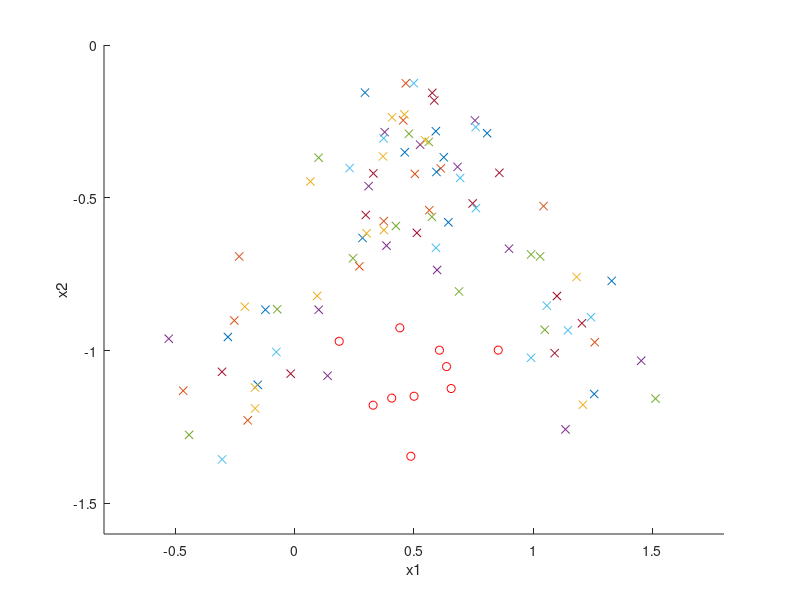

Recreate this plot in MATLAB. (Note: this script raises an error after producing the figure.)
% 1. SP z NEU
% Marketa Jedlickova

% Inicializace
clc
clear all

data = load('tren_m.txt');

x1 = data(:,1);   % první vstup
x2 = data(:,2);   % druhý vstup
u  = data(:,3);   % požadovaný výstup

% Vykreslení dat
figure(1)
hold on;
for i = 1:100
    if u(i)==1
        plot(x1(i),x2(i), 'x');
    else
        plot(x1(i),x2(i), 'or');
    end
end
xlim([-0.8;1.8]);
xlabel('x1')
ylim([-1.6;0]);
ylabel('x2')

% Trénování sítì
% Dimenze: vstupni vektor I je 2, I.vrstva J je 4 a výstupni vektor M je 1

% Inicializace
x = [x1,x2];
w = [rand(1)*2-1, rand(1)*2-1;
    rand(1)*2-1, rand(1)*2-1;
    rand(1)*2-1, rand(1)*2-1; 
    rand(1)*2-1, rand(1)*2-1];                             % JxI nahodna cisla v rozmezi -1 a 1
v = [rand(1)*2-1, rand(1)*2-1, rand(1)*2-1, rand(1)*2-1];  % MxJ
b = [rand(1)*2-1;
    rand(1)*2-1;
    rand(1)*2-1;
    rand(1)*2-1];                                          % J
d =  rand(1)*2-1;                                          % M

save('inicializace.mat','w','v','b','d');

load('inicializace.mat');

lambda = 0.2;
c = 1.5;                  % konstanta uèení
Emax = 0.01;              % !!!!!  maximalni povolena chyba
p = 10000;                % !!!!!  pocet trenovacich cyklu
E = 0;     

% pocatecni chyba

% Výpocet odezvy

for q = 1 : p
    for k = 1:100
        xc = x(k,:)';
        uc = u(k,:);
        
        z = [activ(w(1,:)*xc+b(1)); activ(w(2,:)*xc+b(2)); activ(w(3,:)*xc+b(3)); activ(w(4,:)*xc+b(4))];
        y = activ(v*z + d);
        % u požadovaný výstup je již definován výše
        
        % Výpocet chyby
        E = E + (1/2)*((uc-y)'*(uc-y));
        
        % Aktualizace vah a prahù
        for j =1:4
            for i = 1:2
                % M je 1 nemusi byt suma :)
                w(j,i)= w(j,i) + c*(uc-y)*der(v*z+d)*v(j)*der(w(j,:)*xc+b(j))*xc(i);
                b(j) = b(j) + c*(uc-y)*der(v*z+d)*v(j)*der(w(j,:)*xc+b(j));
                
            end
            
            % M je 1 nemusi byt druhy for
            v(j)= v(j) + c*(uc-y)*der(v*z+d)*z(j);
            d = d + c*(uc-y)*der(v*z+d);
        end
        % Test vycerpanosti trénovací množiny ---> for cyklus
    end
    
    % Konec trénovacího cyklu
    Ec(q) = E;
    
    if Ec(q)< Emax
        w
        b
        v
        d
        Ec(q)
        q
        break;
    else
        clc
        E = 0
        Ec(q)
        q
    end
    
end

figure(2);
plot(1:q,Ec);
xlabel('Císlo trénovacího cyklu');
ylabel('Chyba Ec')
xlim([0;q]);

save('natrenovana_data.mat','c','lambda','q','w','b','v','d','Ec');

% Vyhodnocení sítì

load('natrenovana_data.mat');

for i  = 1 : 100
    x = data(i,1:2)';
    
    z1 = activ(w(1,1:2)*x + b(1,1));
    z2 = activ(w(2,1:2)*x + b(2,1));
    z3 = activ(w(3,1:2)*x + b(3,1));
    z4 = activ(w(4,1:2)*x + b(4,1));
    
    y_real(i) =  activ(v(1)*z1 + v(2)*z2 +  v(3)*z3 +  v(4)*z4  + d); 
    
end

figure(3);
hold on
plot(1:100, data(:,3),'r');
plot(1:100, y_real);
xlabel('Cislo vzorku');
ylabel('Vystup');
legend('Zadany vystup u','Vystup natrenovane site y')
hold off


figure(4);

[X,Y]=meshgrid([-2:0.1:3], [-2:0.1:3]);

Z1 = 2./(1+exp(-lambda * (w(1,1).*X + w(1,2).*Y + b(1,1)))) - 1;
Z2 = 2./(1+exp(-lambda * (w(2,1).*X + w(2,2).*Y + b(2,1)))) - 1;
Z3 = 2./(1+exp(-lambda * (w(3,1).*X + w(3,2).*Y + b(3,1)))) - 1;
Z4 = 2./(1+exp(-lambda * (w(4,1).*X + w(4,2).*Y + b(4,1)))) - 1;

Y1 = 2./(1+exp(-lambda * (v(1).*Z1 + v(2).*Z2 +  v(3).*Z3 +  v(4).*Z4  + d))) - 1;

hold on;
for i = 1:100
    if u(i)==1
        plot(x1(i),x2(i), 'x');
    else
        plot(x1(i),x2(i), 'or');
    end
end
xlim([-0.8;1.8]);
xlabel('x1')
ylim([-1.6;0]);
ylabel('x2')
zlabel('y');
contour(X,Y,Y1);
hold off

 
